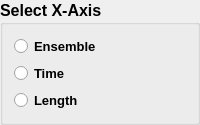
                <widget class="QGroupBox" name="gb_x_axis_3">
                 <property name="font">
                  <font>
                   <pointsize>12</pointsize>
                   <weight>75</weight>
                   <bold>true</bold>
                  </font>
                 </property>
                 <property name="title">
                  <string>Select X-Axis</string>
                 </property>
                 <layout class="QVBoxLayout" name="verticalLayout_89">
                  <item>
                   <widget class="QRadioButton" name="rb_adv_graph_ensemble">
                    <property name="font">
                     <font>
                      <pointsize>10</pointsize>
                      <weight>75</weight>
                      <bold>true</bold>
                     </font>
                    </property>
                    <property name="text">
                     <string>Ensemble</string>
                    </property>
                   </widget>
                  </item>
                  <item>
                   <widget class="QRadioButton" name="rb_adv_graph_time">
                    <property name="font">
                     <font>
                      <pointsize>10</pointsize>
                      <weight>75</weight>
                      <bold>true</bold>
                     </font>
                    </property>
                    <property name="text">
                     <string>Time</string>
                    </property>
                   </widget>
                  </item>
                  <item>
                   <widget class="QRadioButton" name="rb_adv_graph_length">
                    <property name="font">
                     <font>
                      <pointsize>10</pointsize>
                      <weight>75</weight>
                      <bold>true</bold>
                     </font>
                    </property>
                    <property name="text">
                     <string>Length</string>
                    </property>
                   </widget>
                  </item>
                 </layout>
                </widget>
